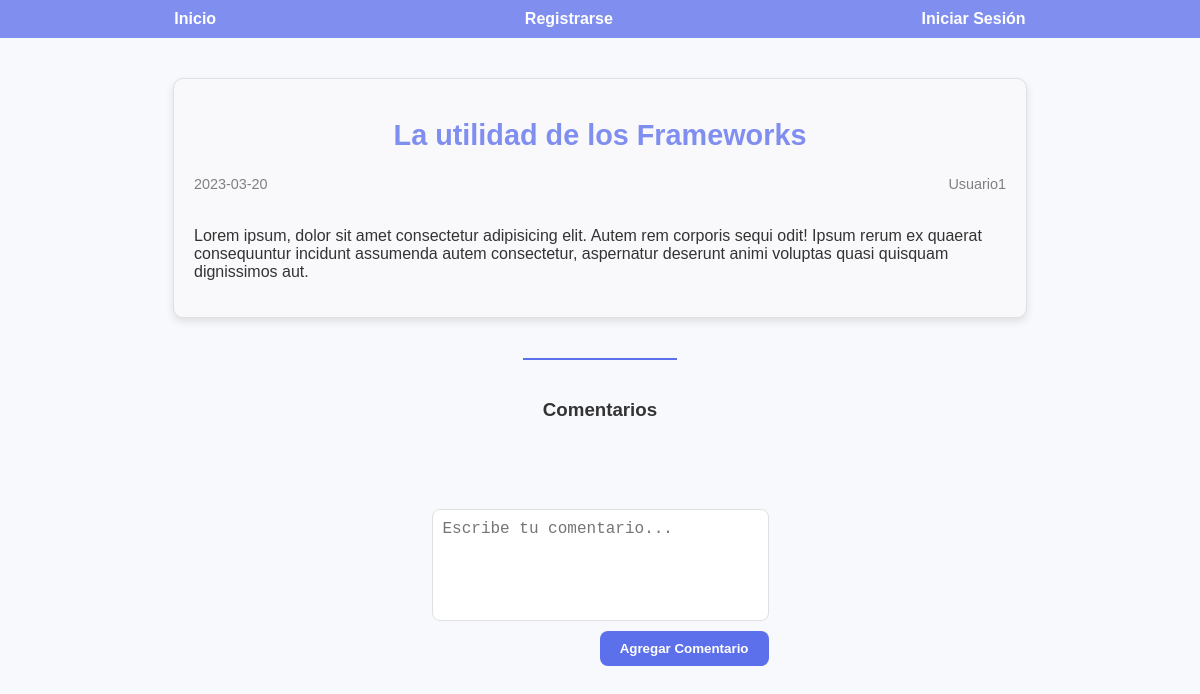
Before: /mv_paginas/mv_publicacion.php?id=3 with the older database file.
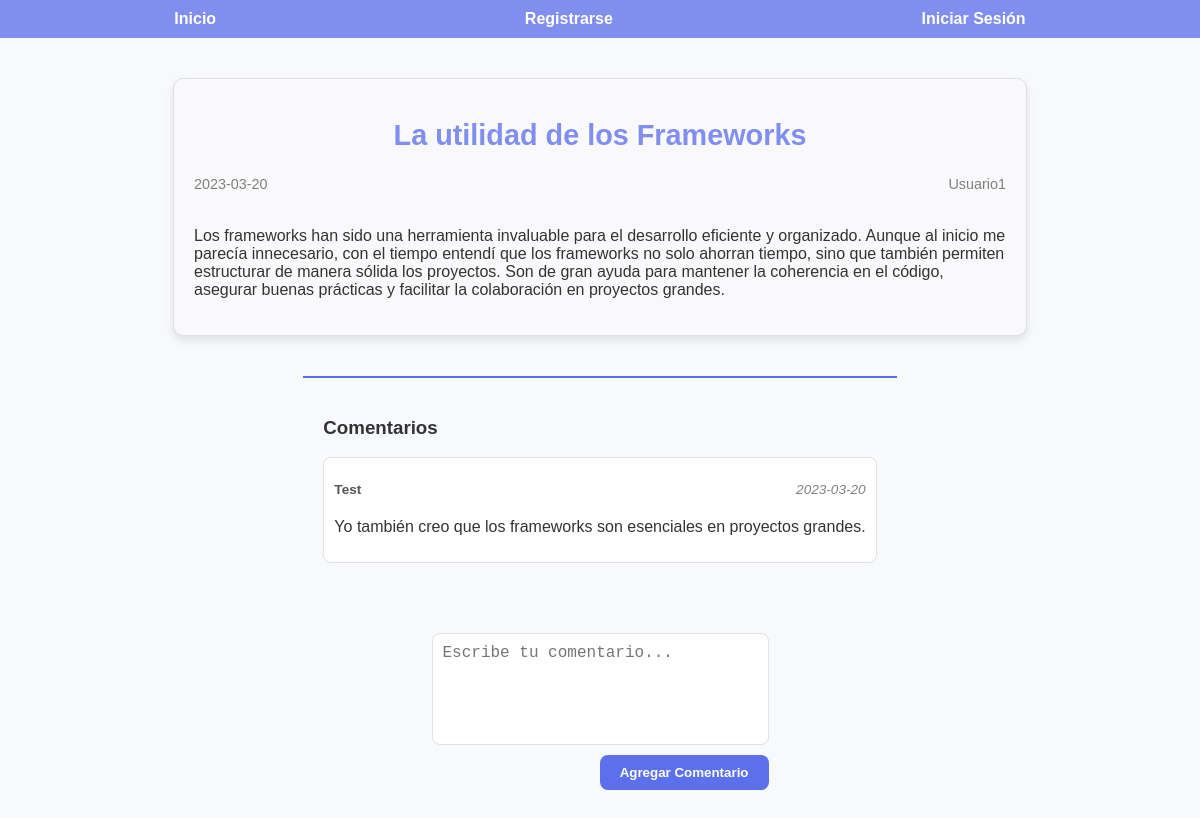
After: the same page with the newer database file.
### tables this page shows
CREATE TABLE IF NOT EXISTS posts (
    id_post INT AUTO_INCREMENT PRIMARY KEY,
    titulo VARCHAR(255),
    fecha DATE DEFAULT(CURDATE()),
    descripcion VARCHAR(250),
    contenido TEXT,
    id_usuario INT,
    FOREIGN KEY (id_usuario) REFERENCES usuarios(id_usuario)
);

CREATE TABLE IF NOT EXISTS usuarios (
    id_usuario INT AUTO_INCREMENT PRIMARY KEY,
    username VARCHAR(255) NOT NULL,
    password VARCHAR(255) NOT NULL
);

CREATE TABLE IF NOT EXISTS comentarios (
    id_comentario INT AUTO_INCREMENT PRIMARY KEY,
    id_usuario INT DEFAULT NULL,
    id_post INT,
    contenido TEXT,
    fecha DATE,
    FOREIGN KEY (id_usuario) REFERENCES usuarios(id_usuario),
    FOREIGN KEY (id_post) REFERENCES posts(id_post)
);

### mv_paginas/mv_publicacion.php (the view, shortened to what this page needs)
<?php
$sql = "SELECT titulo, fecha, descripcion, contenido, u.username FROM posts AS p
            LEFT JOIN usuarios AS u ON u.id_usuario = p.id_usuario
            WHERE id_post = :id";
$id = $_GET["id"];
$pdo = mv_getConexionBaseDatos();
$stmt = $pdo->prepare($sql);
$stmt->execute(["id" => $id]);
$result = $stmt->fetch(PDO::FETCH_ASSOC);
include_once "../mv_include/mv_head.php";
?>
<body>
    <?php
    include_once "../mv_include/mv_navbar.php";
    ?>
    <main>
        <section class="contenido-publicacion">
            <h1><?php echo htmlspecialchars($result["titulo"]) ?></h1>
            <div class="propiedades">
                <p class="fecha"><?php echo htmlspecialchars($result["fecha"]) ?></p>
                <p class="autor"><?php echo htmlspecialchars($result["username"]) ?></p>
            </div>
            <p class="contenido"><?php echo nl2br(htmlspecialchars($result["contenido"])) ?></p>
        </section>
        <section class="lista-comentarios">
            <h3>Comentarios</h3>
            <?php
            $sql = "SELECT contenido, c.fecha, u.username FROM comentarios AS c
                LEFT JOIN usuarios AS u ON u.id_usuario = c.id_usuario
                WHERE id_post = :id";
            $id = $_GET["id"];
            $pdo = mv_getConexionBaseDatos();
            $stmt = $pdo->prepare($sql);
            $stmt->execute(["id" => $id]);
            $results = $stmt->fetchAll(PDO::FETCH_ASSOC);
            foreach ($results as $index => $result) {
                ?>
                <div class="comentario">
                    <div class="datos-comentario">
                        <p class="usuario">
                            <?php echo isset($result["username"]) ? htmlspecialchars($result["username"]) : "Anónimo"; ?>
                        </p>
                        <p class="fecha-comentario"><?php echo htmlspecialchars($result["fecha"]); ?></p>
                    </div>
                    <p class="contenido-comentario"><?php echo nl2br(htmlspecialchars($result["contenido"])); ?></p>
                </div>
                <?php
            }
            ?>
        </section>
        <div id="insertar-comentario" class="comentario-formulario">
            <textarea placeholder="Escribe tu comentario..." cols="30" rows="5"></textarea>
            <button type="button">Agregar Comentario</button>
        </div>
    </main>
</body>

Changed rows visible on the page:
changed posts "La utilidad de los Frameworks": contenido "Lorem ipsum, dolor sit amet consectetur adipisicing elit. Autem rem corporis sequi odit! Ipsum rerum ex quaerat consequuntur incidunt assumenda autem consectetur, aspernatur deserunt animi voluptas quasi quisquam dignissimos aut." → "Los frameworks han sido una herramienta invaluable para el desarrollo eficiente y organizado. Aunque al inicio me parecía innecesario, con el tiempo entendí que los frameworks no solo ahorran tiempo, sino que también permiten estructurar de manera sólida los proyectos. Son de gran ayuda para mantener la coherencia en el código, asegurar buenas prácticas y facilitar la colaboración en proyectos grandes."
added comentarios: id_usuario.username "Test", fecha "2023-03-20", contenido "Yo también creo que los frameworks son esenciales en proyectos grandes."
